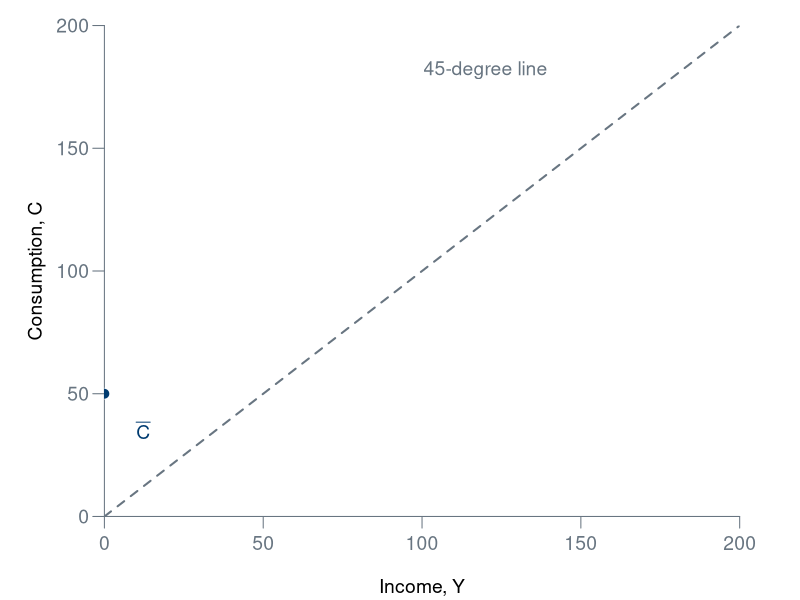

This figure's R source: (Note: this script raises an error after producing the figure.)
## ---- chunk 1
knitr::opts_chunk$set(echo=FALSE, message=FALSE, warning=FALSE)
blue <- '#003b70'; teal <- '#007c83'; orange <- '#b84713'; grey <- '#687581'
build <- function(id, captions, draw) {
  cat(sprintf('<div class="graph-build" id="%s" tabindex="0" aria-label="Step-by-step graph">', id))
  for (s in seq_along(captions)) {
    f <- tempfile(fileext='.png')
    png(f, width=1500, height=650, res=155, bg='white')
    par(mar=c(3.6,4.5,1.1,2.6), mgp=c(2.5,.65,0), family='sans', cex=1.16)
    draw(s); dev.off()
    cat(sprintf('<figure class="build-state"%s><img alt="%s" src="%s"><figcaption>%s</figcaption></figure>',
                if(s>1) ' hidden' else '', captions[s], knitr::image_uri(f), captions[s]))
    unlink(f)
  }
  cat('<div class="build-controls"><button type="button" data-dir="-1">Previous step</button> <span class="build-count"></span> <button type="button" data-dir="1">Next step</button></div></div>')
}
axes <- function(xlim=c(0,220), ylim=c(0,220), xlab='Output and income, Y', ylab='Planned expenditure, AE') {
  plot(NA, xlim=xlim, ylim=ylim, xlab=xlab, ylab=ylab, axes=FALSE, xaxs='i', yaxs='i', bty='n')
  axis(1,col=grey,col.axis=grey); axis(2,las=1,col=grey,col.axis=grey)
}
guide <- function(x,y,col=grey) {
  segments(x,par('usr')[3],x,y,lty=3,col=col)
  segments(par('usr')[1],y,x,y,lty=3,col=col)
  points(x,y,pch=21,bg=col,col='white',cex=1.35)
}
cross <- function(xlim=c(0,220), ylim=c(0,220), intercept=70, slope=.5, shift=0, diagonal=TRUE) {
  axes(xlim,ylim)
  if(diagonal) abline(0,1,col=grey,lwd=2,lty=2)
  abline(intercept,slope,col=blue,lwd=3)
  if(shift!=0) abline(intercept+shift,slope,col=orange,lwd=3)
}
## ---- chunk 2
build('consumption', c('At zero income, consumption equals autonomous consumption, C-bar = 50',
 'MPC = 0.5. Below Y = 100 saving is negative; above it saving is positive',
 'Higher expected income shifts the function upward at every current income'), function(s) {
 axes(c(0,200),c(0,200),'Income, Y','Consumption, C')
 abline(0,1,col=grey,lty=2,lwd=2); text(120,182,'45-degree line',col=grey)
 points(0,50,pch=21,bg=blue,col='white',cex=1.25);text(10,35,expression(bar(C)),col=blue,adj=0)
 if(s>=2){abline(50,.5,col=blue,lwd=3);guide(100,100,blue);text(143,94,'C = 50 + 0.5Y',col=blue)}
 if(s==2){segments(40,40,40,70,col=orange,lwd=2);text(35,88,'S < 0',col=orange)
           segments(170,135,170,170,col=teal,lwd=2);text(182,153,'S > 0',col=teal)}
 if(s>=3){abline(75,.5,col=orange,lwd=3);arrows(120,110,120,135,length=.1,col=orange,lwd=2);text(48,175,'Higher autonomous C',col=orange)}
})
## ---- chunk 3
build('saving',c('At zero current income, saving is negative',
 'Saving rises with slope MPS = 0.5',
 'Saving crosses zero where income equals consumption'),function(s){
 axes(c(0,220),c(-60,70),'Income, Y','Saving, S')
 abline(h=0,col=grey,lwd=2)
 points(0,-50,pch=21,bg=blue,col='white',cex=1.3)
 text(12,-48,'-50',col=blue)
 if(s>=2){abline(-50,.5,col=blue,lwd=3);text(142,61,'S = -50 + 0.5Y',col=blue)}
 if(s>=3){guide(100,0,orange);text(105,-13,'S = 0 at Y = 100',col=orange,adj=0)}
})
## ---- chunk 4
build('investment-flat',c('Planned investment is held at 20 for every current income',
 'A better business outlook raises planned investment to 40'),function(s){
 axes(c(0,220),c(0,75),'Income, Y','Planned investment')
 abline(h=20,col=blue,lwd=3);text(184,25,'I = 20',col=blue)
 if(s>=2){abline(h=40,col=orange,lwd=3);arrows(110,23,110,38,length=.12,col=orange,lwd=2);text(184,45,'I = 40',col=orange)}
})
## ---- chunk 5
build('investment-rate',c('At a real interest rate of 3%, planned investment is 100',
 'When the rate rises to 6%, planned investment falls to 60',
 'A better profit outlook shifts investment right at a given rate'),function(s){
 axes(c(0,120),c(0,11),'Planned investment, I','Real interest rate, r (%)')
 rate<-function(x) 12.642857-.132142857*x+.000357142857*x^2
 xx<-seq(30,120,length.out=250)
 lines(xx,rate(xx),col=blue,lwd=3)
 guide(100,3,blue)
 if(s>=2){guide(60,6,orange);arrows(94,3.4,64,5.7,length=.1,col=orange,lwd=2)}
 if(s>=3){lines(xx+14,rate(xx),col=teal,lwd=3);text(100,7.3,'Better outlook',col=teal)}
})
## ---- chunk 6
build('expenditure',c('Start with consumption, C = 50 + 0.5Y',
 'Add planned investment of 20 at every income',
 'Planned expenditure is AE = 70 + 0.5Y'),function(s){
 axes(c(0,220),c(0,210),'Output and income, Y','Planned spending')
 abline(50,.5,col=teal,lwd=3);text(170,115,'C = 50 + 0.5Y',col=teal)
 if(s>=2){segments(110,105,110,125,lwd=2,col=orange);arrows(110,107,110,123,length=.1,col=orange,lwd=2);text(110,141,'I = 20',col=orange)}
 if(s>=3){abline(70,.5,col=blue,lwd=3);text(176,186,'AE = 70 + 0.5Y',col=blue)}
})
## ---- chunk 7
build('cross',c('The 45-degree line shows spending equal to output',
 'Consumption rises with income: C = 50 + 0.5Y',
 'Adding planned investment shifts spending up by 20 at every income',
 'The intersection is equilibrium: Y = AE = 140'),function(s){
 axes(c(0,220),c(0,220))
 abline(0,1,col=grey,lty=2,lwd=2);text(150,207,'45-degree line',col=grey)
 if(s>=2){abline(50,.5,col=teal,lwd=3);text(169,109,'C = 50 + 0.5Y',col=teal)}
 if(s>=3){abline(70,.5,col=blue,lwd=3);text(90,175,'AE = C + I = 70 + 0.5Y',col=blue);arrows(70,87,70,103,length=.1,col=orange,lwd=2);text(68,125,'I = 20',col=orange)}
 if(s>=4){guide(140,140,orange);text(149,18,'Y* = 140',col=orange,adj=0)}
})
## ---- chunk 8
build('adjustment',c('At Y1 = 180, inventories rise by 20; firms cut output',
 'At Y2 = 100, inventories fall by 20; firms raise output',
 'Both adjustment directions point towards equilibrium Y* = 140'),function(s){
 cross()
 segments(180,0,180,180,lty=3,col=orange)
 segments(0,180,180,180,lty=3,col=orange)
 segments(0,160,180,160,lty=3,col=orange)
 segments(180,160,180,180,lwd=3,col=orange)
 points(c(180,180),c(180,160),pch=21,bg=orange,col='white',cex=1.25)
 text(184,13,'Y1 = 180',col=orange,cex=.8,adj=0)
 text(7,195,'Y1 = 180',adj=0,col=orange,cex=.85)
 text(85,207,'Inventories rise: cut output',col=orange)
 if(s>=2){
  segments(100,0,100,120,lty=3,col=blue)
  segments(0,100,100,100,lty=3,col=blue)
  segments(0,120,100,120,lty=3,col=blue)
  segments(100,100,100,120,lwd=3,col=blue)
  points(c(100,100),c(100,120),pch=21,bg=blue,col='white',cex=1.25)
  text(96,13,'Y2 = 100',col=blue,cex=.8,adj=1)
  text(7,111,'Y2 = 100',adj=0,col=blue,cex=.85)
  text(85,188,'Inventories fall: raise output',col=blue)
 }
 if(s>=3){guide(140,140,teal);arrows(105,38,134,38,length=.1,col=teal,lwd=2);arrows(174,38,146,38,length=.1,col=teal,lwd=2);text(149,52,'Y* = 140',col=teal,adj=0)}
})
## ---- chunk 9
build('saving-investment',c('Saving rises with income',
 'Planned investment is fixed at 20',
 'The intersection gives S = I and Y = 140'),function(s){
 axes(c(0,220),c(-55,80),'Output and income, Y','Saving and planned investment')
 abline(h=0,col=grey,lwd=1)
 abline(-50,.5,col=blue,lwd=3);text(190,66,'S',col=blue)
 if(s>=2){abline(h=20,col=orange,lwd=3);text(195,27,'I = 20',col=orange)}
 if(s>=3){guide(140,20,teal);text(146,40,'S = I',col=teal,adj=0)}
})
## ---- chunk 10
build('multiplier-cross',c('A: the original equilibrium is Y = 140 with planned investment of 20',
 'B: investment rises by 20, creating a spending gap at the old output',
 'At Y = 160, higher income adds 10 to consumption and creates another gap',
 'E: repeated rounds end at Y = 180; the total output increase is 40'),function(s){
 axes(c(0,230),c(0,230),'Output and income, Y','Planned expenditure, AE')
 abline(0,1,col=grey,lty=2,lwd=2)
 abline(70,.5,col=blue,lwd=3)
 guide(140,140,blue);text(128,151,'A',col=blue)
 text(203,161,'AE0',col=blue)
 if(s>=2){
  abline(90,.5,col=orange,lwd=3)
  points(140,160,pch=21,bg=orange,col='white',cex=1.3)
  arrows(140,143,140,157,length=.1,col=orange,lwd=2)
  text(200,218,'AE1',col=orange)
  text(127,177,'B',col=orange)
 }
 if(s>=3){
  segments(160,0,160,170,lty=3,col=teal)
  points(160,170,pch=21,bg=teal,col='white',cex=1.3)
  segments(160,160,160,170,col=teal,lwd=2)
  text(150,212,'Induced +10',col=teal)
 }
 if(s>=4){
  guide(180,180,orange)
  text(185,200,'E',col=orange)
  arrows(142,28,178,28,length=.11,col=teal,lwd=2)
  text(160,43,'Total output +40',col=teal)
 }
})
